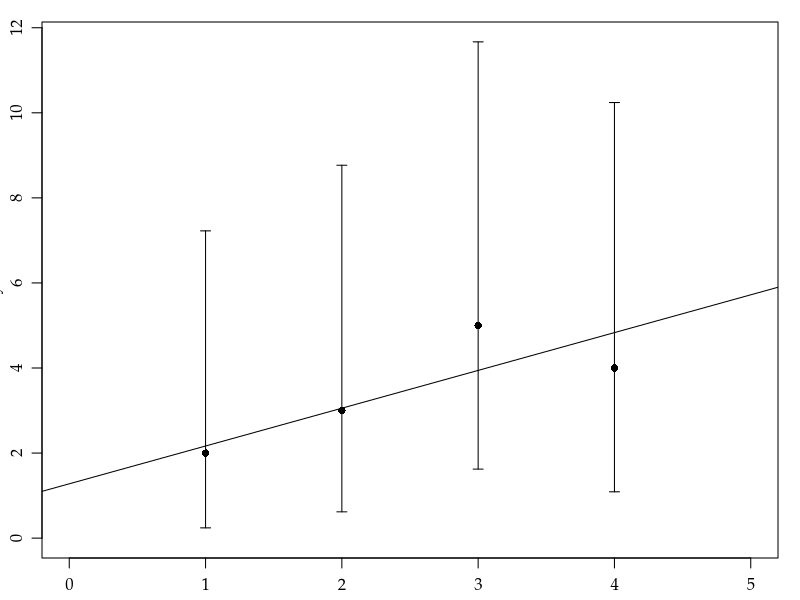

Recreate this plot in R.
args = commandArgs()
basename = sub(".R$", "", sub("^--file=(.*/)?", "", args[grep("^--file=", args)]))
if (length(basename) != 0)
    quartz(type="pdf", file=paste0(basename, ".pdf"),
           width=13/4/25.4/0.664*15, height=13/4/25.4/0.664*15) # 15zw*15zw
par(family="Palatino")
par(mgp=c(2,0.8,0)) # title and axis margins. default: c(3,1,0)
par(mar=c(2,2,1,1)+0.1) # bottom, left, top, right margins. default: c(5,4,4,2)+0.1
x = c(1,2,3,4)
y = c(2,3,5,4)
ci = sapply(1:4, function(i){poisson.test(y[i])$conf.int})
r = glm(y ~ x, family=poisson(link="identity"))
plot(x, y, type="p", pch=16, xlim=c(0,5), ylim=range(c(0,ci)))
abline(r)
arrows(x, ci[1,], x, ci[2,], length=0.05, angle=90, code=3)
dev.off()
